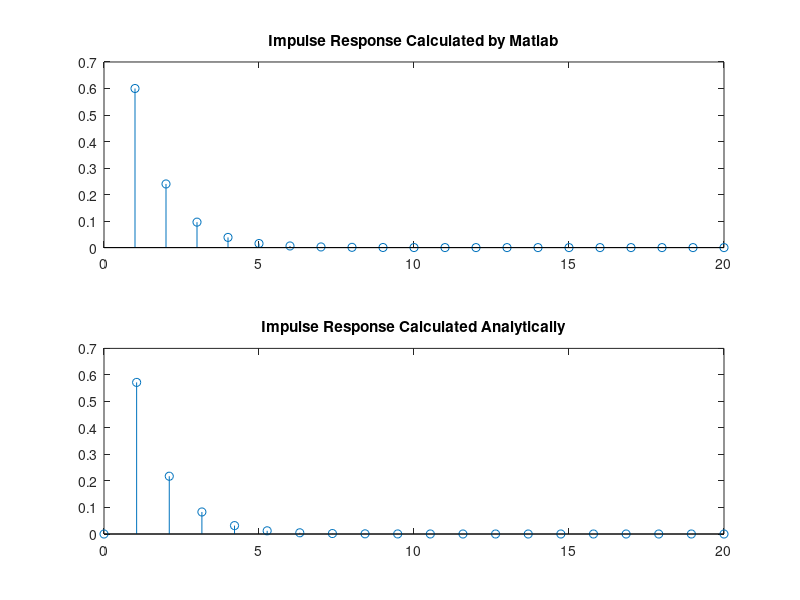
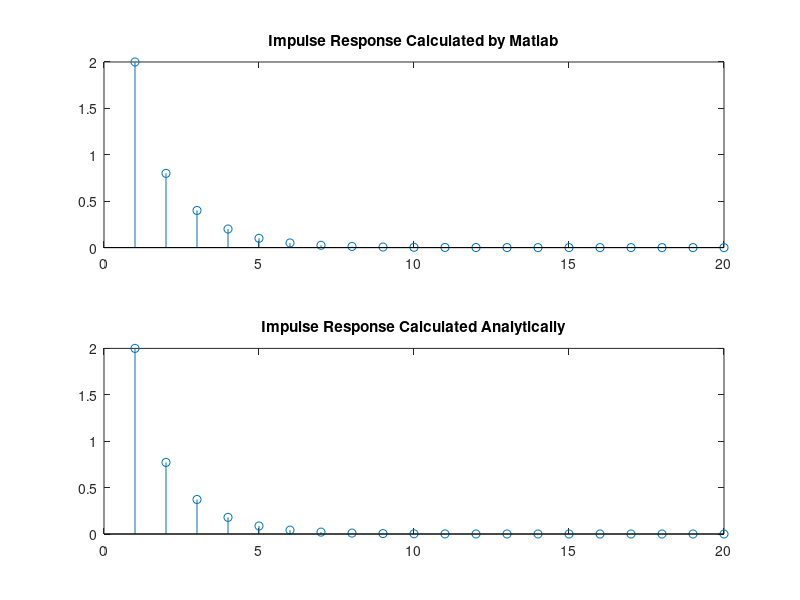
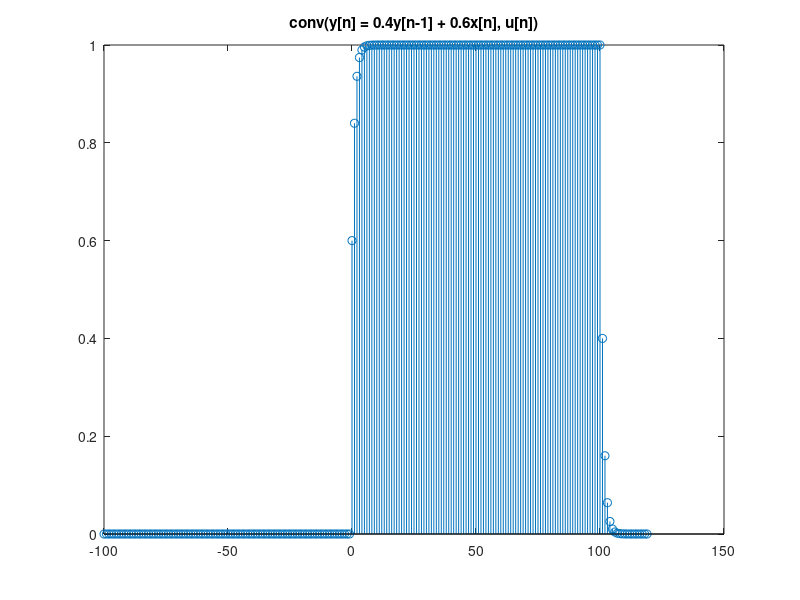
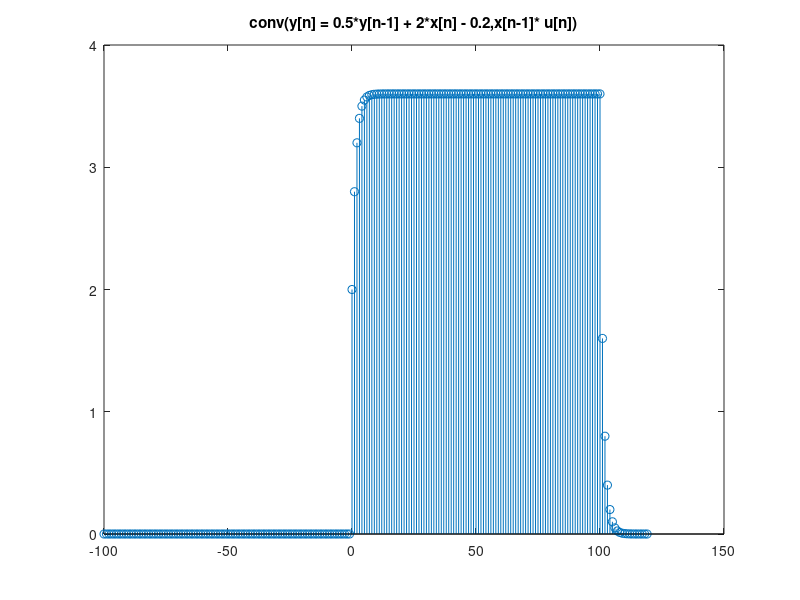

Here is the MATLAB script that generated these plots, in order:
%this file is concerned about the application of impz func
%we will find 2 difference LTI systems' impulse response

%the first one is:
%y[n] = 0.4y[n-1] + 0.6x[n]

%for impz functioon a = [1,-0.4], b=[0.6]
a = [1,-0.4];
b = 0.6;
impulse_res1 = impz(b,a,20);
%in our calculations we calculated the impulse response as
%h[n] = 0.6 * (0.4)^n*u[n]
%but there is a crucial point about the initial conditions
%because of there is no negative sample elements can be observed in a
%system we should delay the signal by one.
%let's plot them and compare


t = linspace(0,20,20);

impulse_res_cal1 = 0.6 * power(0.4,t-1).*(t>=1);


f1 = figure;
subplot(2,1,1);
stem(impulse_res1);
title('Impulse Response Calculated by Matlab');
subplot(2,1,2);
stem(t,impulse_res_cal1);
title('Impulse Response Calculated Analytically');

%the resultant graph shown in the readme file


%the second one is:

%y[n] = 0.5*y[n-1] + 2*x[n] - 0.2*x[n-1]
t_1 = 0:20;
a = [1,-0.5];
b = [2, -0.2];
impulse_res2 = impz(b,a,20);

%in our calculation we calculated the impulse response as:
%h[n] = 2*((0.5)^n*u[n] - 0.1*(0.5)^(n-1)*u[n-1])
impulse_res_cal2 = 2*(power(0.5,t)- (0.1*power(0.5,(t-1)).*(t>=1)));
f2 = figure;
subplot(2,1,1);
stem(impulse_res2);
title('Impulse Response Calculated by Matlab');
subplot(2,1,2);
stem(impulse_res_cal2);
title('Impulse Response Calculated Analytically');

%now we are going to detect the system responses for a unit step signal
%creating the unit step signal:

n = -100:100;

unit_s = (n >= 0);


%Now compute the system responses for this input 

%for the first systems:
conv_result1 = conv(unit_s,impulse_res1);
conv_n = -100 + (0:length(conv_result1)-1);
conv_n = conv_n(1:length(conv_result1));  
response1 = conv(impulse_res1,unit_s);

figure;
stem(conv_n,response1);
title('conv(y[n] = 0.4y[n-1] + 0.6x[n], u[n])');

%for the second system:
conv_result2 = conv(unit_s,impulse_res2);
conv_n2 = -100 + (0:length(conv_result2)-1);
conv_n2 = conv_n(1:length(conv_result2));  
response2 = conv(impulse_res2,unit_s);

figure;
stem(conv_n2,response2);
title('conv(y[n] = 0.5*y[n-1] + 2*x[n] - 0.2,x[n-1]* u[n])');

%let's apply the filter command to our first system
b = 0.6;
a = [1, -0.4];


filtered1 = filter(b,a,unit_s);
figure;
stem(n,filtered1);
title('Filter Performed Unit Step');

%let us calculate freq response of the system

[H,f] = freqz(b,a,256);
figure;
plot(f/pi, H);
title('Frequency Response of y[n] = 0.4y[n-1] + 0.6x[n]');



